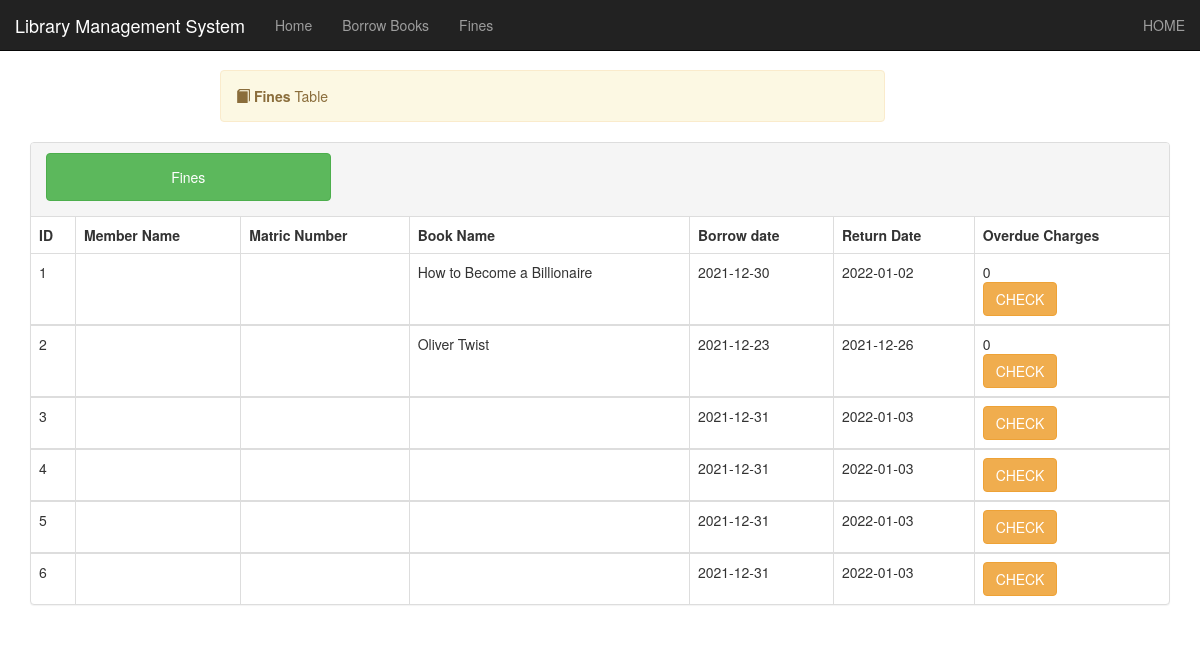
The page /fine-student.php on the database its author committed.
### tables this page shows
CREATE TABLE `borrow` (
  `borrowId` int(11) NOT NULL,
  `memberName` varchar(255) NOT NULL,
  `matricNo` varchar(10) NOT NULL,
  `bookName` varchar(255) NOT NULL,
  `borrowDate` varchar(20) NOT NULL,
  `returnDate` varchar(20) NOT NULL,
  `bookId` int(2) NOT NULL,
  `borrowStatus` int(2) NOT NULL,
  `fine` varchar(100) NOT NULL
);

### fine-student.php (the view, shortened to what this page needs)
<?php
 include "includes/header.php";
$student = $_SESSION['student-name'];
 ?>
<div class="container">
    <?php include "includes/nav2.php"; ?>
	<div class="alert alert-warning col-lg-7 col-md-12 col-sm-12 col-xs-12 col-lg-offset-2 col-md-offset-0 col-sm-offset-1 col-xs-offset-0" style="margin-top:70px">
		<span class="glyphicon glyphicon-book"></span>
	    <strong>Fines</strong> Table
	</div>
	</div>
	<div class="container">
		<div class="panel panel-default">
		  <div class="panel-heading">
		  	<div class="row">
		  	  <a><button class="btn btn-success col-lg-3 col-md-4 col-sm-11 col-xs-11 button" style="margin-left: 15px;margin-bottom: 5px"> Fines</button></a>
			  <div class="col-lg-6 col-md-6 col-sm-12 col-xs-12 pull-right">
			  </div>
			</div>
		  </div>
		  <table class="table table-bordered">
		          <thead>
		               <tr>
		                  <th>ID</th>
		                  <th>Member Name</th>
		                  <th>Matric Number</th>
		                  <th>Book Name</th>
		                  <th>Borrow date</th>
		                  <th>Return Date</th>
		                  <th>Overdue Charges</th>
		                </tr>
		          </thead>
		           <?php
                  		$sql = "SELECT * FROM borrow where memberName = '$student'";
                  		$query = mysqli_query($conn, $sql);
                  		$counter = 1;
                  		while($row = mysqli_fetch_assoc($query)) {
                   ?>
		          <tbody>
		            <tr>
		             <td><?php echo $counter++; ?></td>
		             <td><?php echo $row['memberName']; ?></td>
		             <td><?php echo $row['matricNo']; ?></td>
		             <td><?php echo $row['bookName']; ?></td>
		             <td><?php echo $row['borrowDate']; ?></td>
		             <td><?php echo $row['returnDate']; ?></td>
		             <td>
		             	<?php echo $row['fine']; ?><form action="fines.php" method="post">
		             <button name="check" type="submit" class="btn btn-warning">CHECK</button>
		             </form>
		             </td>
		            </tr>
		            <?php } ?>
		         </tbody>
		   </table>
	  </div>
	</div>
</body>
</html>

### css/style.css (style rules this page uses)
body { overflow-x: hidden; }
.alert { margin-top: 40px; }
.button { height: 48px }

### rows shown on the page
borrow: bookName "How to Become a Billionaire", borrowDate "2021-12-30", returnDate "2022-01-02", fine "0"
borrow: bookName "Oliver Twist", borrowDate "2021-12-23", returnDate "2021-12-26", fine "0"
borrow: borrowDate "2021-12-31", returnDate "2022-01-03"
borrow: borrowDate "2021-12-31", returnDate "2022-01-03"
borrow: borrowDate "2021-12-31", returnDate "2022-01-03"
borrow: borrowDate "2021-12-31", returnDate "2022-01-03"
